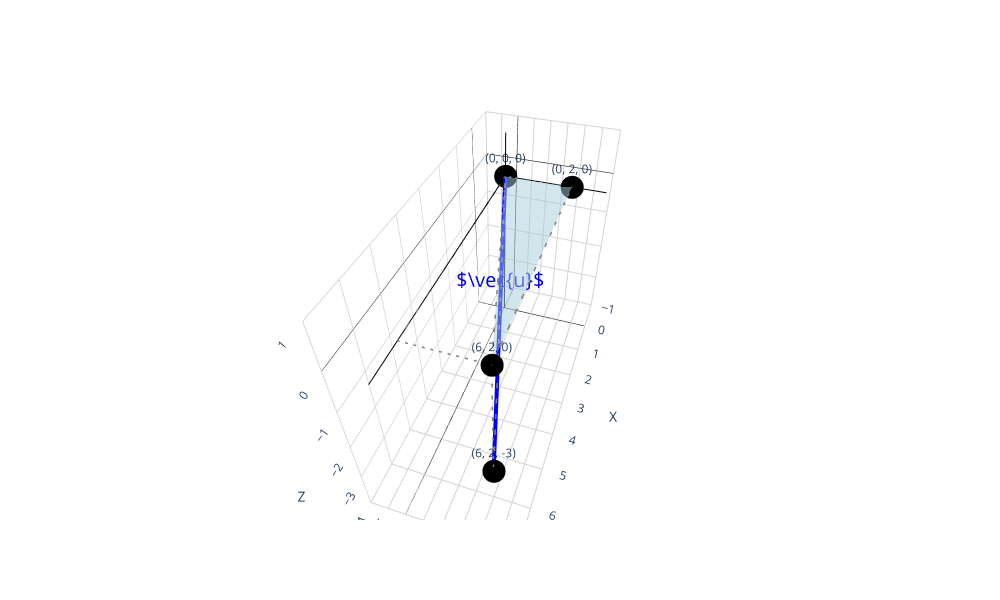

Notebook code for this chart:
### Markdown cell above
:::{note} Definition: Vector Norm
The **norm** of a vector $\vec v \in \mathbb{R}^n$ is defined as follows:

$$\left\| \vec v \right\| = \sqrt{v_1^2 + v_2^2 + \cdots + v_n^2} = \sqrt{\sum_{i=1}^n v_i^2}$$

The norm of a vector is also called its **length** or **magnitude**. This particular formula for the norm is also called the **Euclidean norm** or $L_2$ norm, and is the most common and "default" norm used in linear algebra. 

In the future, we'll see other norms, which describe different ways of measuring the "length" of a vector.

:::

Note that the norm involves a sum of _squares_, much like mean _squared_ error 🤯.

What may not be immediately obvious is _why_ the Pythagorean theorem seems to extend to higher dimensions. The 2D case seems reasonable, but why is the length of the vector $\vec u = \begin{bmatrix} 6 \\ 2 \\ -3 \end{bmatrix}$ in $\mathbb{R}^3$ equal to $\sqrt{6^2 + 2^2 + (-3)^2}$?

### Code cell
import plotly.graph_objects as go
import numpy as np

# Define the vector u
u = np.array([6, 2, -3])

# Create the figure
fig = go.Figure()

# Draw the main vector u in blue
fig.add_trace(go.Scatter3d(
    x=[0, u[0]], y=[0, u[1]], z=[0, u[2]],
    mode='lines+markers',
    line=dict(color='blue', width=8),
    marker=dict(size=6, color='blue'),
    name='Vector u',
    showlegend=False
))

# Add text label for vector u using 3D scatter
fig.add_trace(go.Scatter3d(
    x=[u[0]/2], y=[u[1]/2], z=[u[2]/2],
    mode='text',
    text=[r'$\vec{u}$'],
    textfont=dict(size=20, color='blue'),
    showlegend=False
))

# Define the key points
points = {
    'Origin': [0, 0, 0],
    'Point (0,2,0)': [0, 2, 0],
    'Point (6,2,0)': [6, 2, 0],
    'Point (6,2,-3)': [6, 2, -3]
}

# Add labeled points
for label, point in points.items():
    fig.add_trace(go.Scatter3d(
        x=[point[0]], y=[point[1]], z=[point[2]],
        mode='markers+text',
        marker=dict(size=8, color='black'),
        text=[f'({point[0]}, {point[1]}, {point[2]})'],
        textposition='top center',
        textfont=dict(size=12),
        showlegend=False
    ))

# First triangle (in xy-plane): vertices (0,0,0), (6,0,0), (6,2,0), (0,2,0)
# This forms a rectangle, but the triangle is (0,0,0), (6,0,0), (6,2,0)
triangle1_x = [0, 6, 0]
triangle1_y = [0, 2, 2]
triangle1_z = [0, 0, 0]

fig.add_trace(go.Mesh3d(
    x=triangle1_x,
    y=triangle1_y,
    z=triangle1_z,
    color='lightblue',
    opacity=0.5,
    name='Triangle 1 (xy-plane)',
    showlegend=False
))

# Second triangle: vertices (0,0,0), (6,2,0), (6,2,-3)
triangle2_x = [0, 6, 6, 0]
triangle2_y = [0, 2, 2, 0]
triangle2_z = [0, 0, -3, 0]

fig.add_trace(go.Mesh3d(
    x=triangle2_x,
    y=triangle2_y,
    z=triangle2_z,
    color='lightcoral',
    opacity=0.5,
    name='Triangle 2 (vertical)',
    showlegend=False
))

# Add helper lines to show the triangles more clearly
# Lines for first triangle
fig.add_trace(go.Scatter3d(
    x=[0, 6, 6, 0, 0], y=[0, 0, 2, 2, 0], z=[0, 0, 0, 0, 0],
    mode='lines',
    line=dict(color='gray', width=3, dash='dash'),
    showlegend=False
))

# Lines for second triangle
fig.add_trace(go.Scatter3d(
    x=[0, 6, 6, 0], y=[0, 2, 2, 0], z=[0, 0, -3, 0],
    mode='lines',
    line=dict(color='gray', width=3, dash='dash'),
    showlegend=False
))

# Add axis lines to show coordinate system
fig.add_trace(go.Scatter3d(
    x=[0, 7], y=[0, 0], z=[0, 0],
    mode='lines',
    line=dict(color='black', width=2),
    showlegend=False
))

fig.add_trace(go.Scatter3d(
    x=[0, 0], y=[0, 3], z=[0, 0],
    mode='lines',
    line=dict(color='black', width=2),
    showlegend=False
))

fig.add_trace(go.Scatter3d(
    x=[0, 0], y=[0, 0], z=[-4, 1],
    mode='lines',
    line=dict(color='black', width=2),
    showlegend=False
))

# Update layout for white background and better visualization
fig.update_layout(
    scene=dict(
        xaxis=dict(
            title='X',
            backgroundcolor='white',
            gridcolor='lightgray',
            showbackground=True,
            zerolinecolor='black',
            range=[-1, 7]
        ),
        yaxis=dict(
            title='Y',
            backgroundcolor='white',
            gridcolor='lightgray',
            showbackground=True,
            zerolinecolor='black',
            range=[-1, 3]
        ),
        zaxis=dict(
            title='Z',
            backgroundcolor='white',
            gridcolor='lightgray',
            showbackground=True,
            zerolinecolor='black',
            range=[-4, 1]
        ),
        bgcolor='white',
        camera=dict(
            eye=dict(x=1.5, y=0.5, z=1.5)
        )
    ),
    # title='3D Vector u with Two Right Triangles',
    width=1000,
    height=600,
    paper_bgcolor='white',
    plot_bgcolor='white'
)

# Show the plot
fig.show()

### Figure 1 — Plotly figure (JSON) as saved in the notebook; plotly's stock layout.template omitted (floating-point values rounded to 4 significant figures)
{"data": [{"line": {"color": "blue", "width": 8}, "marker": {"color": "blue", "size": 6}, "mode": "lines+markers", "name": "Vector u", "showlegend": false, "type": "scatter3d", "x": [0, 6], "y": [0, 2], "z": [0, -3]}, {"mode": "text", "showlegend": false, "text": ["$\\vec{u}$"], "textfont": {"color": "blue", "size": 20}, "type": "scatter3d", "x": [3], "y": [1], "z": [-1.5]}, {"marker": {"color": "black", "size": 8}, "mode": "markers+text", "showlegend": false, "text": ["(0, 0, 0)"], "textfont": {"size": 12}, "textposition": "top center", "type": "scatter3d", "x": [0], "y": [0], "z": [0]}, {"marker": {"color": "black", "size": 8}, "mode": "markers+text", "showlegend": false, "text": ["(0, 2, 0)"], "textfont": {"size": 12}, "textposition": "top center", "type": "scatter3d", "x": [0], "y": [2], "z": [0]}, {"marker": {"color": "black", "size": 8}, "mode": "markers+text", "showlegend": false, "text": ["(6, 2, 0)"], "textfont": {"size": 12}, "textposition": "top center", "type": "scatter3d", "x": [6], "y": [2], "z": [0]}, {"marker": {"color": "black", "size": 8}, "mode": "markers+text", "showlegend": false, "text": ["(6, 2, -3)"], "textfont": {"size": 12}, "textposition": "top center", "type": "scatter3d", "x": [6], "y": [2], "z": [-3]}, {"color": "lightblue", "name": "Triangle 1 (xy-plane)", "opacity": 0.5, "showlegend": false, "type": "mesh3d", "x": [0, 6, 0], "y": [0, 2, 2], "z": [0, 0, 0]}, {"color": "lightcoral", "name": "Triangle 2 (vertical)", "opacity": 0.5, "showlegend": false, "type": "mesh3d", "x": [0, 6, 6, 0], "y": [0, 2, 2, 0], "z": [0, 0, -3, 0]}, {"line": {"color": "gray", "dash": "dash", "width": 3}, "mode": "lines", "showlegend": false, "type": "scatter3d", "x": [0, 6, 6, 0, 0], "y": [0, 0, 2, 2, 0], "z": [0, 0, 0, 0, 0]}, {"line": {"color": "gray", "dash": "dash", "width": 3}, "mode": "lines", "showlegend": false, "type": "scatter3d", "x": [0, 6, 6, 0], "y": [0, 2, 2, 0], "z": [0, 0, -3, 0]}, {"line": {"color": "black", "width": 2}, "mode": "lines", "showlegend": false, "type": "scatter3d", "x": [0, 7], "y": [0, 0], "z": [0, 0]}, {"line": {"color": "black", "width": 2}, "mode": "lines", "showlegend": false, "type": "scatter3d", "x": [0, 0], "y": [0, 3], "z": [0, 0]}, {"line": {"color": "black", "width": 2}, "mode": "lines", "showlegend": false, "type": "scatter3d", "x": [0, 0], "y": [0, 0], "z": [-4, 1]}], "layout": {"height": 600, "paper_bgcolor": "white", "plot_bgcolor": "white", "scene": {"bgcolor": "white", "camera": {"eye": {"x": 1.5, "y": 0.5, "z": 1.5}}, "xaxis": {"backgroundcolor": "white", "gridcolor": "lightgray", "range": [-1, 7], "showbackground": true, "title": {"text": "X"}, "zerolinecolor": "black"}, "yaxis": {"backgroundcolor": "white", "gridcolor": "lightgray", "range": [-1, 3], "showbackground": true, "title": {"text": "Y"}, "zerolinecolor": "black"}, "zaxis": {"backgroundcolor": "white", "gridcolor": "lightgray", "range": [-4, 1], "showbackground": true, "title": {"text": "Z"}, "zerolinecolor": "black"}}, "width": 1000}}
